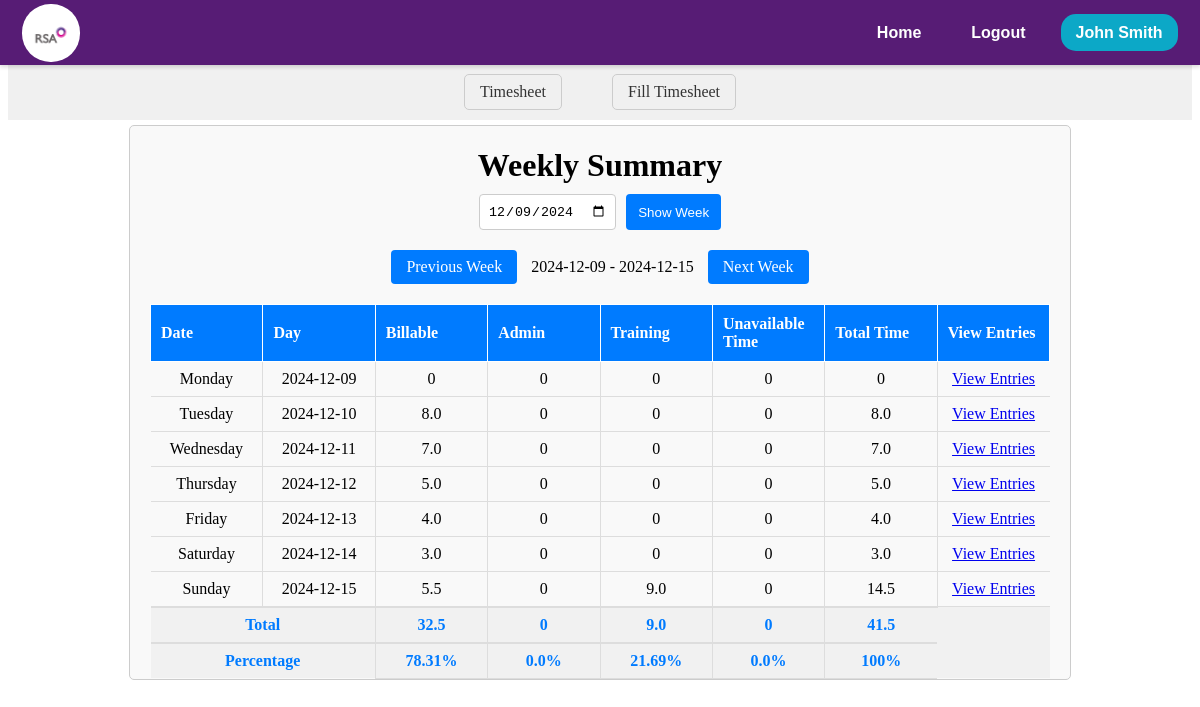
/timesheet/summary?selected_date=2024-12-09 (signed in), run on the app's committed database.
### models.py (models this page shows, shortened)
class EMPWD(db.Model, UserMixin):
    __tablename__ = 'EMPWD'
    EMPID = db.Column(db.String(255), primary_key=True)
    username = db.Column(db.String(255), unique=True, nullable=False)
    EName = db.Column(db.String(255))
    DOJRS = db.Column(db.Date)
    DOJSIPL = db.Column(db.Date, nullable=True)
    Profile = db.Column(db.String(255))
    Status = db.Column(db.String(50))
    SIPLLevel = db.Column(db.String(50))
    RSALevel = db.Column(db.String(50))
    EEMail = db.Column(db.String(255))
    IEMail = db.Column(db.String(255))
    Landline = db.Column(db.String(20))
    Mobile = db.Column(db.String(20))
    Ext = db.Column(db.String(10))
    Secretary = db.Column(db.String(255))
    SecretaryID = db.Column(db.String(255))
    SystemID = db.Column(db.String(255))
    Password = db.Column(db.String(255), nullable=False)
    Team = db.Column(db.String(255))
    LineManager = db.Column(db.String(255))
    LineManagerID = db.Column(db.String(255))
    AlternateContatName = db.Column(db.String(255))
    AlternateContatID = db.Column(db.String(255))
    DateofLeavingRSAASIPL = db.Column(db.Date)
    ReasonforLeaving = db.Column(db.String(255))
    LineManager2 = db.Column(db.String(255))
    ITAdmin = db.Column(db.String(255))
    HRAdmin = db.Column(db.String(255))
    TrnAdmin = db.Column(db.String(255))
    FinAdmin = db.Column(db.String(255))
    Field6 = db.Column(db.String(255))
    Field7 = db.Column(db.String(255))
    def get_id(self):
        return self.EMPID

class TimesheetEntry(db.Model):
    __tablename__ = 'timesheet_entries'
    Uniq_ID = db.Column(db.String(255), primary_key=True)
    EmpID = db.Column(db.String(10), nullable=False)
    DateofEntry = db.Column(db.Date, nullable=False)
    StartTime = db.Column(db.String(255))
    EndTime = db.Column(db.String(255))
    Hours = db.Column(db.Float)
    Minutes = db.Column(db.Float)
    AllocationType = db.Column(db.String(50))
    Category1 = db.Column(db.String(50))
    Category2 = db.Column(db.String(50))
    Category3 = db.Column(db.String(50))
    ProjectCode = db.Column(db.String(10))
    Category5 = db.Column(db.String(50))
    Category6 = db.Column(db.String(50))
    Comment = db.Column(db.String(255))
    Team = db.Column(db.String(255), nullable=False)
    Status = db.Column(db.String(20))
    SubmitDate = db.Column(db.DateTime, default=lambda: datetime.now(timezone.utc))
    RecordType = db.Column(db.String(50))
    WO_Percent = db.Column(db.Float)
    WO_Units = db.Column(db.Integer)
    NetUnits = db.Column(db.Integer)
    BaseRate = db.Column(db.Float)
    Billed_Label = db.Column(db.String(50))
    WOFF_Reason = db.Column(db.String(255))
    LastUploadDate = db.Column(db.DateTime, onupdate=lambda: datetime.now(timezone.utc))
    LastUpdatedBy = db.Column(db.String(50))
    InvNum =db.Column(db.Float)
    FinalRate = db.Column(db.Float)
    SSMA_TimeStamp = db.Column(db.DateTime )

### app.py (the view)
@app.route('/timesheet/summary')
@login_required
def timesheet_summary():
    try:
        selected_date_str = request.args.get('selected_date')
        selected_date = datetime.strptime(selected_date_str, '%Y-%m-%d').date() if selected_date_str else datetime.now(timezone.utc).date()
        week_start = selected_date - timedelta(days=selected_date.weekday())
        week_end = week_start + timedelta(days=6)
        user_timesheets = TimesheetEntry.query.filter(
            TimesheetEntry.EmpID == current_user.get_id(),
            TimesheetEntry.DateofEntry >= week_start,
            TimesheetEntry.DateofEntry <= week_end
        ).all()
        entries_by_date = {week_start + timedelta(days=i): [] for i in range(7)}
        for entry in user_timesheets:
            entries_by_date[entry.DateofEntry].append(entry)
        weekly_summary = []
        total_billable = 0
        total_admin = 0
        total_training = 0
        total_unavailable = 0
        total_time = 0
        for day, entries in entries_by_date.items():
            billable_time = 0
            admin_time = 0
            training_time = 0
            unavailable_time = 0
            day_total_time = 0
            for entry in entries:
                time_in_hours = entry.Hours + (entry.Minutes / 60)
                if entry.AllocationType.lower() == 'billable':
                    billable_time += time_in_hours
                elif entry.AllocationType.lower() == 'non-billable':
                    if entry.Category1.lower() == 'admin':
                        admin_time += time_in_hours
                    elif entry.Category1.lower() == 'training':
                        training_time += time_in_hours
                    else:
                        unavailable_time += time_in_hours
                day_total_time += time_in_hours
            billable_time = round(billable_time, 2)
            admin_time = round(admin_time, 2)
            training_time = round(training_time, 2)
            unavailable_time = round(unavailable_time, 2)
            day_total_time = round(day_total_time, 2)
            summary = {
                'date': day,
                'billable_time': billable_time,
                'nonbillable_admin_time': admin_time,
                'nonbillable_training_time': training_time,
                'unavailable_time': unavailable_time,
                'total_time': day_total_time,
                'entries': entries
            }
            weekly_summary.append(summary)
            total_billable += billable_time
            total_admin += admin_time
            total_training += training_time
            total_unavailable += unavailable_time
            total_time += day_total_time
        percentages = {
            'billable': round((total_billable / total_time) * 100, 2) if total_time > 0 else 0,
            'admin': round((total_admin / total_time) * 100, 2) if total_time > 0 else 0,
            'training': round((total_training / total_time) * 100, 2) if total_time > 0 else 0,
            'unavailable': round((total_unavailable / total_time) * 100, 2) if total_time > 0 else 0,
            'total': 100.0 if total_time > 0 else 0,
        }
        prev_week_date = week_start - timedelta(days=7)
        next_week_date = week_start + timedelta(days=7)
        return render_template(
            'timesheet/timesheet-summery/timesheet_summary.html',
            weekly_summary=weekly_summary,
            total_billable=total_billable,
            total_admin=total_admin,
            total_training=total_training,
            total_unavailable=total_unavailable,
            total_time=total_time,
            percentages=percentages,
            selected_date=selected_date,
            week_start=week_start,
            week_end=week_end,
            prev_week_date=prev_week_date,
            next_week_date=next_week_date,
            user=current_user
        )
    except Exception as e:
            db.session.rollback()
            session['error_type'] = "Internal Server Error"
            session['error_message'] = "Unable to get Summery at this Moment"
            session['error_code'] = 500
            return redirect(url_for('error_page'))

### app.py (called while the page is built)
@app.before_request
def session_management():
    session.permanent = True

@login_manager.user_loader
def load_user(user_id):
    session = db.session
    return session.get(EMPWD, user_id)

### templates/timesheet/timesheet-summery/timesheet_summary.html (shortened to what this page needs)
<!DOCTYPE html>
<html lang="en">
  <head>
    <link
      rel="stylesheet"
      href="{{ url_for('static', filename='css/timesheet/view_summary.css') }}"
    />
  </head>
  <body>
    {% include 'navbar/navbar.html' %}
    <nav class="ts-nav-container">
      <div class="ts-nav-center">
        <a href="/timesheet" class="ts-nav-link">Timesheet</a>
        <a href="/timesheet/fill" class="ts-nav-link">Fill Timesheet</a>
      </div>
    </nav>
    <div class="summary-box">
      <div class="ts-summary-container">
        <h1 class="ts-summary-title">Weekly Summary</h1>
        <form
          action="{{ url_for('timesheet_summary') }}"
          method="get"
          class="ts-summary-form"
        >
          <input
            type="date"
            id="selected_date"
            name="selected_date"
            value="{{ selected_date }}"
            required
            class="ts-summary-date-input"
          />
          <button type="submit" class="ts-summary-button">Show Week</button>
        </form>
        <div class="ts-summary-navigation">
          <a
            href="{{ url_for('timesheet_summary', selected_date=prev_week_date) }}"
            class="ts-summary-link"
            >Previous Week</a
          >
          <span>{{ week_start }} - {{ week_end }}</span>
          <a
            href="{{ url_for('timesheet_summary', selected_date=next_week_date) }}"
            class="ts-summary-link"
            >Next Week</a
          >
        </div>
        <table class="ts-summary-table">
          <thead>
            <tr>
              <th class="ts-summary-header">Date</th>
              <th class="ts-summary-header">Day</th>
              <th class="ts-summary-header">Billable</th>
              <th class="ts-summary-header">Admin</th>
              <th class="ts-summary-header">Training</th>
              <th class="ts-summary-header">Unavailable Time</th>
              <th class="ts-summary-header">Total Time</th>
              <th class="ts-summary-header">View Entries</th>
            </tr>
          </thead>
          <tbody>
            {% for day in weekly_summary %}
            <tr>
              <td class="ts-summary-data">{{ day.date.strftime('%A') }}</td>
              <td class="ts-summary-data">{{ day.date }}</td>
              <td class="ts-summary-data">{{ day.billable_time }}</td>
              <td class="ts-summary-data">{{ day.nonbillable_admin_time }}</td>
              <td class="ts-summary-data">
                {{ day.nonbillable_training_time }}
              </td>
              <td class="ts-summary-data">{{ day.unavailable_time }}</td>
              <td class="ts-summary-data">{{ day.total_time }}</td>
              <td class="ts-summary-data">
                <a href="{{ url_for('timesheet.view_entries', date=day.date) }}"
                  >View Entries</a
                >
              </td>
            </tr>
            {% endfor %}
          </tbody>
          <tfoot>
            <tr>
              <td colspan="2" class="ts-summary-total">Total</td>
              <td class="ts-summary-total ts-summary-data">
                {{ total_billable }}
              </td>
              <td class="ts-summary-total ts-summary-data">
                {{ total_admin }}
              </td>
              <td class="ts-summary-total ts-summary-data">
                {{ total_training }}
              </td>
              <td class="ts-summary-total ts-summary-data">
                {{ total_unavailable }}
              </td>
              <td class="ts-summary-total ts-summary-data">{{ total_time }}</td>
              <td></td>
            </tr>
            <tr>
              <td colspan="2" class="ts-summary-percentage">Percentage</td>
              <td class="ts-summary-percentage ts-summary-data">
                {{ percentages.billable }}%
              </td>
              <td class="ts-summary-percentage ts-summary-data">
                {{ percentages.admin }}%
              </td>
              <td class="ts-summary-percentage ts-summary-data">
                {{ percentages.training }}%
              </td>
              <td class="ts-summary-percentage ts-summary-data">
                {{ percentages.unavailable }}%
              </td>
              <td class="ts-summary-percentage ts-summary-data">100%</td>
              <td></td>
            </tr>
          </tfoot>
        </table>
      </div>
    </div>
  </body>
</html>

### templates/navbar/navbar.html (shortened to what this page needs)
<!DOCTYPE html>
<html lang="en">
  <head>
    <link
      rel="stylesheet"
      href="{{ url_for('static', filename='css/navbar/navbar.css') }}"
    />
  </head>
  <body>
    <header id="navbar">
      <nav class="navbar-container container">
        <a href="/home" class="home-link">
          <div class="navbar-logo">
            <img
              src="{{ url_for('static', filename='images/logo.png') }}"
              alt="Logo"
            />
          </div>
        </a>
        <div class="navbar-links">
          <a class="navbar-link" href="/home">Home</a>
          <a class="navbar-link" href="/logout">Logout</a>
          <div class="navInfo" data-toggle="false">
            <a class="navbar-link-name" href="#">
              <span>{{user.EName}}</span>
            </a>
          </div>
        </div>
      </nav>
    </header>
  </body>
</html>

### static/css/timesheet/view_summary.css (style rules this page uses)
.summary-box { margin-top: 5px; }
.ts-summary-container { max-width: 900px; margin: 0 auto; padding: 0px 20px 00px 20px; border: 1px solid #ccc; border-radius: 5px; background-color: #f9f9f9; }
.ts-summary-title { text-align: center; margin-bottom: 10px; }
.ts-summary-form { display: flex; justify-content: center; margin-bottom: 20px; }
.ts-summary-date-input { padding: 8px; border: 1px solid #ccc; border-radius: 4px; margin-right: 10px; }
.ts-summary-button { background-color: #007bff; color: white; padding: 8px 12px; border: none; border-radius: 4px; cursor: pointer; }
.ts-summary-navigation { text-align: center; margin-bottom: 20px; }
.ts-summary-link { margin: 0 10px; text-decoration: none; color: #007bff; }
.ts-summary-table { width: 100%; border-collapse: collapse; table-layout: fixed; }
.ts-summary-header { background-color: #007bff; color: white; padding: 10px; text-align: left; width: 14.28%; border: 1px solid white; }
.ts-summary-data { padding: 8px; border-bottom: 1px solid #ddd; text-align: center; border-left: 1px solid #ddd; }
.ts-summary-data:first-child { border-left: none; }
.ts-summary-navigation a { display: inline-block; padding: 8px 15px; margin: 0 10px; text-decoration: none; color: white; background-color: #007bff; border-radius: 4px; }
.ts-nav-container { margin-top: 64px; margin-bottom: 5px; display: flex; justify-content: center; align-items: center; padding: 10px 20px; background-color: #f0f0f0; }
.ts-nav-center { display: flex; }
.ts-nav-link { margin: 0 25px; text-decoration: none; color: #333; border: 1px solid #ccc; padding: 8px 15px; border-radius: 5px; }
.ts-summary-table tfoot { background-color: #f1f1f1; }
.ts-summary-total, .ts-summary-percentage { padding: 8px; text-align: center; font-weight: bold; color: #007bff; border-top: 2px solid #ddd; }

### static/css/navbar/navbar.css (style rules this page uses)
#navbar { --navbar-bg-color: #571c75; --navbar-text-color: #fff; --navbar-text-color-focus: #fff; --navbar-bg-contrast: rgb(255, 0, 85); position: fixed; top: 0; left: 0; right: 0; height: 65px; background-color: var(--navbar-bg-color); box-shadow: 0 2px 4px rgba(0, 0, 0, 0.15); z-index: 99; font-weight: 700; font-family: sans-serif; }
.navbar-container { display: flex; justify-content: space-between; align-items: center; height: 100%; padding: 0 1.4rem; }
.home-link { display: flex; align-items: center; }
.navbar-logo { background-color: var(--navbar-text-color-focus); border-radius: 49%; width: 58px; height: 58px; margin-right: 0.5em; }
.navbar-logo img { width: 46px; margin-top: 0.55rem; margin-left: 0.34rem; }
.navbar-links { display: flex; align-items: center; gap: 20px; }
.navbar-link { color: var(--navbar-text-color); text-decoration: none; border-radius: 15px; padding: 10px 15px; transition: background-color 0.3s ease; border-radius: 15px; }
.navbar-link-name { background-color: #0ca8c7; color: #fff; padding: 10px 15px; border-radius: 15px; text-decoration: none; }
.navInfo { position: relative; color: black; }

### data on the page
EMPWD: EName "John Smith"
TimesheetEntry: date "Tuesday", date "2024-12-10", billable_time "8.0", nonbillable_admin_time "0", nonbillable_training_time "0", unavailable_time "0", total_time "8.0"
TimesheetEntry: date "Wednesday", date "2024-12-11", billable_time "7.0", nonbillable_admin_time "0", nonbillable_training_time "0", unavailable_time "0", total_time "7.0"
TimesheetEntry: date "Thursday", date "2024-12-12", billable_time "5.0", nonbillable_admin_time "0", nonbillable_training_time "0", unavailable_time "0", total_time "5.0"
TimesheetEntry: date "Friday", date "2024-12-13", billable_time "4.0", nonbillable_admin_time "0", nonbillable_training_time "0", unavailable_time "0", total_time "4.0"
TimesheetEntry: date "Saturday", date "2024-12-14", billable_time "3.0", nonbillable_admin_time "0", nonbillable_training_time "0", unavailable_time "0", total_time "3.0"

### other printed values
{{ week_start }} "2024-12-09"
{{ week_end }} "2024-12-15"
{{ day.date.strftime('%A') }} "Monday" "Sunday"
{{ day.date }} "2024-12-09" "2024-12-15"
{{ day.billable_time }} "0" "5.5"
{{ day.nonbillable_admin_time }} "0" "0"
{{ day.nonbillable_training_time }} "0" "9.0"
{{ day.unavailable_time }} "0" "0"
{{ day.total_time }} "0" "14.5"
{{ total_billable }} "32.5"
{{ total_admin }} "0"
{{ total_training }} "9.0"
{{ total_unavailable }} "0"
{{ total_time }} "41.5"
{{ percentages.billable }} "78.31"
